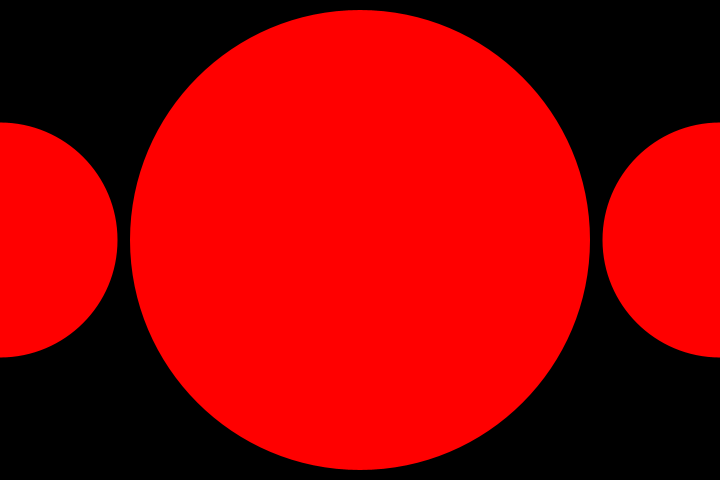
Frame 1 (no input)
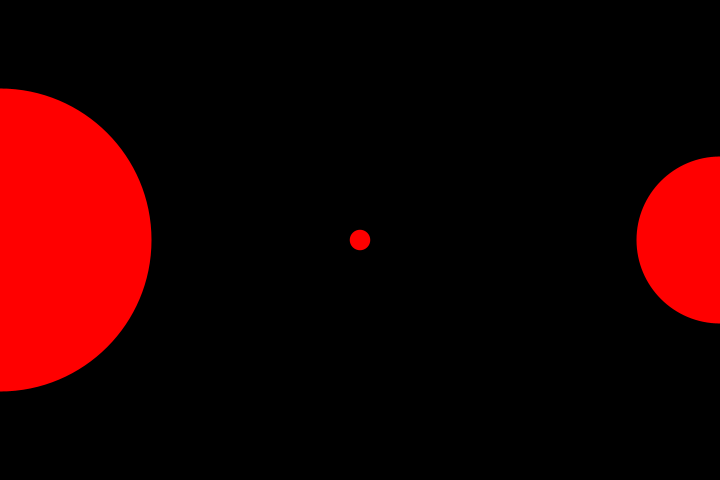
Frame 60 (the mouse pressed at the canvas centre just before this capture)
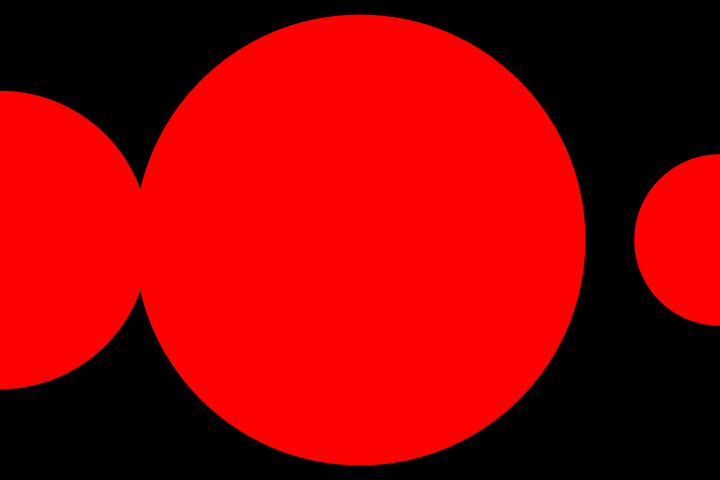
Frame 120 (the mouse held since frame 60 and released just before this capture)

The Processing sketch that drew these frames (run headless with seeded random() and noise(); from frame 60 on, the mouse is pressed at the canvas centre):

// Processing sketch: pattern28
// ── pattern28.pde
 // pattern28

 
float diameter; 
float angle = 0;

void setup() {
  size(720,480);
  diameter = height - 30;
  noStroke();
  fill(255,0,0);
}

void draw() {
  
  background( 0,0,0);

  float d1 = 10 + (sin(angle) * diameter/2) + diameter/2;
  float d2 = 10 + (sin(angle + PI/2) * diameter/2) + diameter/2;
  float d3 = 10 + (sin(angle + PI) * diameter/2) + diameter/2;
  
  ellipse(0, height/2, d1, d1);
  ellipse(width/2, height/2, d2, d2);
  ellipse(width, height/2, d3, d3);
  
  angle += 0.9;
}
